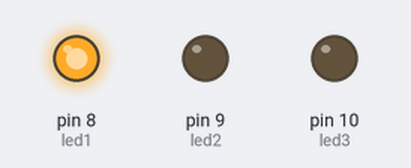
A sketch run on a simulated Arduino Uno, built with avr-gcc and run on an emulated ATmega328P. On the bench: output pins drawn as LEDs (lit = HIGH).

Above: at 0.2 s.
At 2.2 s:
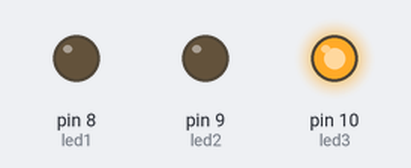
At 3.7 s:
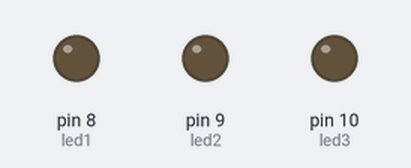
At 4.7 s:
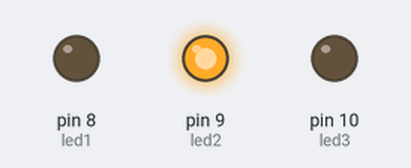
Timing chart, 0 to 5.2 s (numbered marks = the images above):
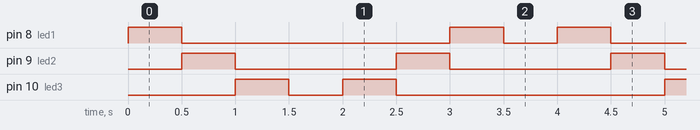

Measured:
- by itself, pin 8 (led1): repeats every 4.0 s: LOW 2.5 s, HIGH 0.50 s, LOW 0.50 s, HIGH 0.50 s
- by itself, pin 9 (led2): alternates HIGH for 0.50 s and LOW for 1.5 s
- by itself, pin 10 (led3): repeats every 4.0 s: LOW 0.50 s, HIGH 0.50 s, LOW 2.5 s, HIGH 0.50 s

The sketch:

wokwi_3LED_bolakbalik_kanankiri.ino
```cpp
// Pin definitions for LEDs
const int led1 = 8;  // LED 1 connected to pin 8
const int led2 = 9;  // LED 2 connected to pin 9
const int led3 = 10;  // LED 3 connected to pin 10

void setup() {
  // Set LED pins as output
  pinMode(led1, OUTPUT);
  pinMode(led2, OUTPUT);
  pinMode(led3, OUTPUT);
}

void loop() {
  // Turn on LED 1, turn off others
  digitalWrite(led1, HIGH);
  digitalWrite(led2, LOW);
  digitalWrite(led3, LOW);
  delay(500); // Wait for 500ms

  // Turn on LED 2, turn off others
  digitalWrite(led1, LOW);
  digitalWrite(led2, HIGH);
  digitalWrite(led3, LOW);
  delay(500); // Wait for 500ms

  // Turn on LED 3, turn off others
  digitalWrite(led1, LOW);
  digitalWrite(led2, LOW);
  digitalWrite(led3, HIGH);
  delay(500); // Wait for 500ms

  // Turn on LED 3, turn off others
  digitalWrite(led1, LOW);
  digitalWrite(led2, LOW);
  digitalWrite(led3, LOW);
  delay(500); // Wait for 500ms

  // Turn on LED 3, turn off others
  digitalWrite(led1, LOW);
  digitalWrite(led2, LOW);
  digitalWrite(led3, HIGH);
  delay(500); // Wait for 500ms

  // Turn on LED 2, turn off others
  digitalWrite(led1, LOW);
  digitalWrite(led2, HIGH);
  digitalWrite(led3, LOW);
  delay(500); // Wait for 500ms

  // Turn on LED 1, turn off others
  digitalWrite(led1, HIGH);
  digitalWrite(led2, LOW);
  digitalWrite(led3, LOW);
  delay(500); // Wait for 500ms

  // Turn on LED 1, turn off others
  digitalWrite(led1, LOW);
  digitalWrite(led2, LOW);
  digitalWrite(led3, LOW);
  delay(500); // Wait for 500ms
}
```
